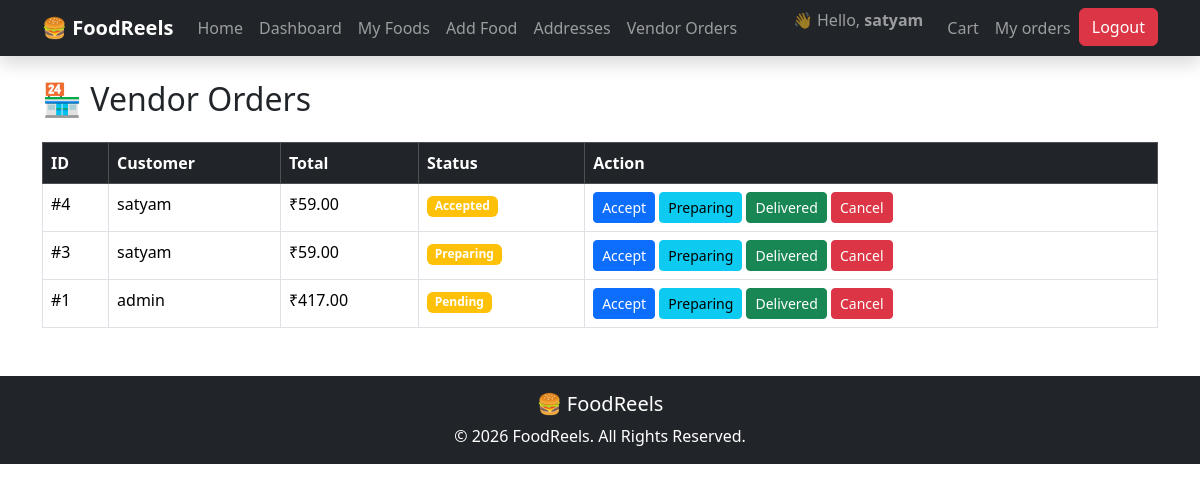
The page /orders/vendor/ (signed in) on the database its author committed.
### accounts/models.py (models this page shows, shortened)
class User(AbstractUser):
    REEL_CHOICES = (
        ('customer','Customer'),
        ('vendor','Vendor'),
        ('admin', 'Admin'),
    )
    phone = models.CharField(max_length=15, blank=True, null=True)
    role = models.CharField(max_length=20, choices=REEL_CHOICES, default='customer')

### orders/models.py (models this page shows, shortened)
class Order(models.Model):
    STATUS_CHOICES = (
        ("Pending", "Pending"),
        ("Accepted", "Accepted"),
        ("Preparing", "Preparing"),
        ("Delivered", "Delivered"),
        ("Cancelled", "Cancelled"),
    )
    user = models.ForeignKey(
        settings.AUTH_USER_MODEL,
        on_delete=models.CASCADE
    )
    address = models.ForeignKey(
        Address,
        on_delete=models.SET_NULL,
        null=True
    )
    total_amount = models.DecimalField(max_digits=10, decimal_places=2)
    status = models.CharField(max_length=20, choices=STATUS_CHOICES, default="Pending")
    created_at = models.DateTimeField(auto_now_add=True)

### orders/views.py (the view)
# urls.py: path("vendor/",vendor_orders, name="vendor-orders"),
@login_required
def vendor_orders(request):
    orders = Order.objects.filter(
        items__food__vendor=request.user.vendor
    ).distinct().order_by("-created_at")
    return render(
        request,
        "orders/vendor_orders.html",
        {
            "orders": orders
        }
    )

### templates/orders/vendor_orders.html
{% extends "base.html" %}
{% block content %}
<h2 class="mb-4">
🏪 Vendor Orders
</h2>
<table class="table table-bordered table-hover">
<thead class="table-dark">
<tr>
<th>ID</th>
<th>Customer</th>
<th>Total</th>
<th>Status</th>
<th>Action</th>
</tr>
</thead>
<tbody>
{% for order in orders %}
<tr>
<td>
#{{ order.id }}
</td>
<td>
{{ order.user.username }}
</td>
<td>
₹{{ order.total_amount }}
</td>
<td>
<span class="badge bg-warning">
{{ order.status }}
</span>
</td>
<td>
<a href="{% url 'update-order-status' order.id 'Accepted' %}"
class="btn btn-primary btn-sm">
Accept
</a>
<a href="{% url 'update-order-status' order.id 'Preparing' %}"
class="btn btn-info btn-sm">
Preparing
</a>
<a href="{% url 'update-order-status' order.id 'Delivered' %}"
class="btn btn-success btn-sm">
Delivered
</a>
<a href="{% url 'update-order-status' order.id 'Cancelled' %}"
class="btn btn-danger btn-sm">
Cancel
</a>
</td>
</tr>
{% empty %}
<tr>
<td colspan="5" class="text-center">
No Orders Yet
</td>
</tr>
{% endfor %}
</tbody>
</table>
{% endblock %}

### templates/base.html (shortened to what this page needs)
<!DOCTYPE html>
<html lang="en">
<head>
    <link href="https://cdn.jsdelivr.net/npm/bootstrap@5.3.7/dist/css/bootstrap.min.css" rel="stylesheet">
</head>
<body>
<nav class="navbar navbar-expand-lg navbar-dark bg-dark shadow">
    <div class="container">
        <a class="navbar-brand fw-bold" href="{% url 'home' %}">
            🍔 FoodReels
        </a>
        <div class="collapse navbar-collapse" id="navbarNav">
            <ul class="navbar-nav me-auto">
                <li class="nav-item">
                    <a class="nav-link" href="{% url 'home' %}">
                        Home
                    </a>
                </li>
                {% if request.user.is_authenticated %}
                    <li class="nav-item">
                        <a class="nav-link" href="{% url 'vendor-dashboard' %}">
                            Dashboard
                        </a>
                    </li>
                    <li class="nav-item">
                        <a class="nav-link" href="{% url 'food-list' %}">
                            My Foods
                        </a>
                    </li>
                    <li class="nav-item">
                        <a class="nav-link" href="{% url 'add-food' %}">
                            Add Food
                        </a>
                    </li>
                   <li class="nav-item">
                        <a class="nav-link" href="{% url 'address-list' %}">
                            Addresses
                        </a>
                    </li>
                    <li class="nav-item">
                        <a class="nav-link"
                           href="{% url 'vendor-orders' %}">
                           Vendor Orders
                    </a>
                    </li>
                {% endif %}
            </ul>
            <ul class="navbar-nav">
                {% if request.user.is_authenticated %}
                    <li class="nav-item">
                        <span class="navbar-text me-3">
                            👋 Hello,
                            <strong>{{ request.user.username }}</strong>
                        </span>
                    </li>
                    <li class="nav-item">
                        <a class="nav-link" href="{% url 'cart-list' %}">Cart</a>
                    </li>
                    <li class="nav-item">
                        <a class="nav-link" href="{% url 'my-orders' %}">
                            My orders
                        </a>
                    </li>
                    <li class="nav-item">
                        <a
                            href="{% url 'logout' %}"
                            class="btn btn-danger">
                            Logout
                        </a>
                    </li>
                {% endif %}
            </ul>
        </div>
    </div>
</nav>
<div class="container mt-4">
    {% block content %}
    {% endblock %}
</div>
<footer class="bg-dark text-white text-center p-3 mt-5">
    <h5>🍔 FoodReels</h5>
    <p class="mb-0">
        © 2026 FoodReels. All Rights Reserved.
    </p>
</footer>
</body>
</html>

### rows shown on the page
User: user.username "satyam"
Order: id "4", user.username "satyam", total_amount "59.00", status "Accepted"
Order: id "3", user.username "satyam", total_amount "59.00", status "Preparing"
Order: id "1", user.username "admin", total_amount "417.00", status "Pending"
